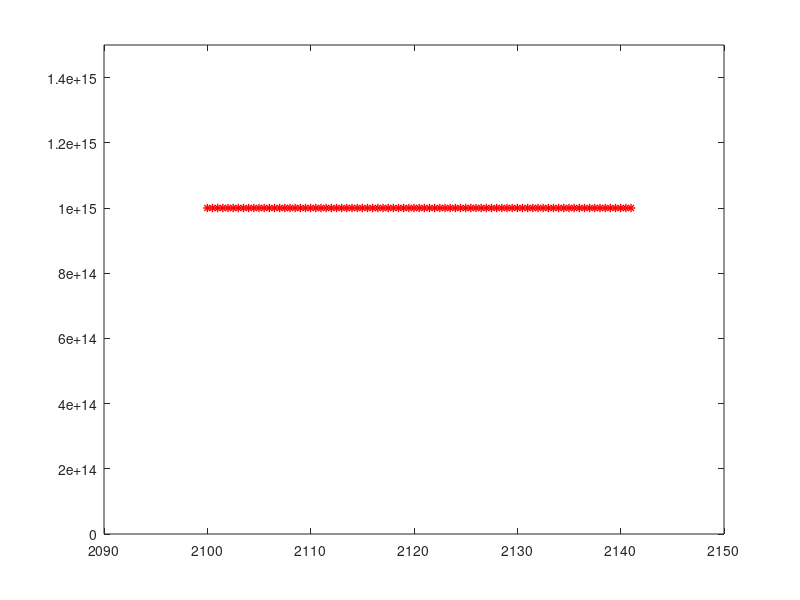

Write the MATLAB code that produced this figure.
clc; 
clear all
x=2100:0.5:2141;
c=1e15
y=c;
plot(x,y,'--*r','linewidth',1)
axis([2090 2150 0 1.5e15])
hold on;
%plot(2100*ones(1,2),ylim,'r:');%??????
%plot(2140*ones(1,2),ylim,'r:');%??????
%grid on